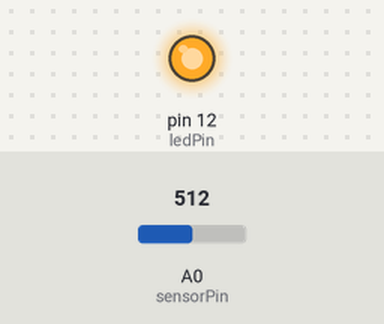
A sketch run on a simulated Arduino Uno, built with avr-gcc and run on an emulated ATmega328P. On the bench: output pins drawn as LEDs (lit = HIGH). The test bench sets the inputs (shaded band); at power-on: A0 (sensorPin) = 512. What the sketch prints to the serial monitor is not drawn.

Above: at 0.1 s.
Timing chart, 0 to 1.6 s (numbered marks = the images above):
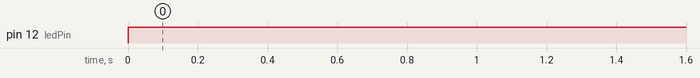

The sketch:

dustSensor.ino
```cpp
const int ledPin = 12;      // GP2Y1010AU0F Pin 3 (LED)
const int sensorPin = A0;   // GP2Y1010AU0F Pin 5 (Vo)

const int samplingTime = 280;  // 0.28ms to wait before reading
const int deltaTime = 40;      // 0.04ms to complete 0.32ms pulse
const int sleepTime = 9680;    // Remaining time in a 10ms cycle

void setup() {
  Serial.begin(9600);
  pinMode(ledPin, OUTPUT);
}

void loop() {
  // Turn IR LED on (active LOW on most drive circuits)
  digitalWrite(ledPin, LOW);
  delayMicroseconds(samplingTime);

  // Read analog value
  int rawValue = analogRead(sensorPin);

  delayMicroseconds(deltaTime);
  // Turn IR LED off
  digitalWrite(ledPin, HIGH);
  delayMicroseconds(sleepTime);

  // Convert analog reading to voltage (0 - 5V)
  float voltage = rawValue * (5.0 / 1024.0);

  Serial.print("Raw: ");
  Serial.print(rawValue);
  Serial.print(" | Voltage: ");
  Serial.println(voltage);

  delay(1000);
}
```

Measured:
- by itself, pin 12 (ledPin): LOW → HIGH at 0.00 s
